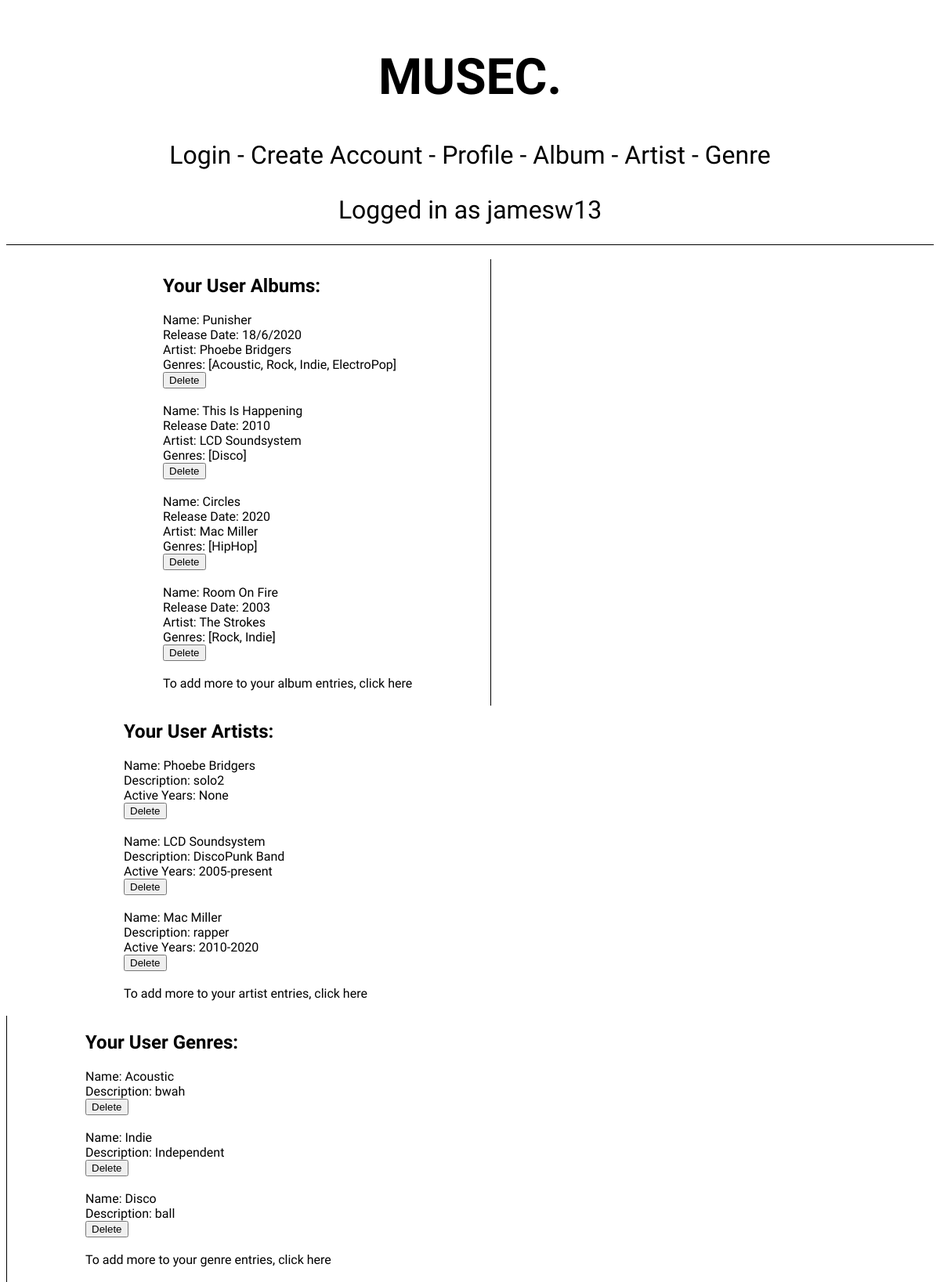
The app's page /profile (signed in), older data.
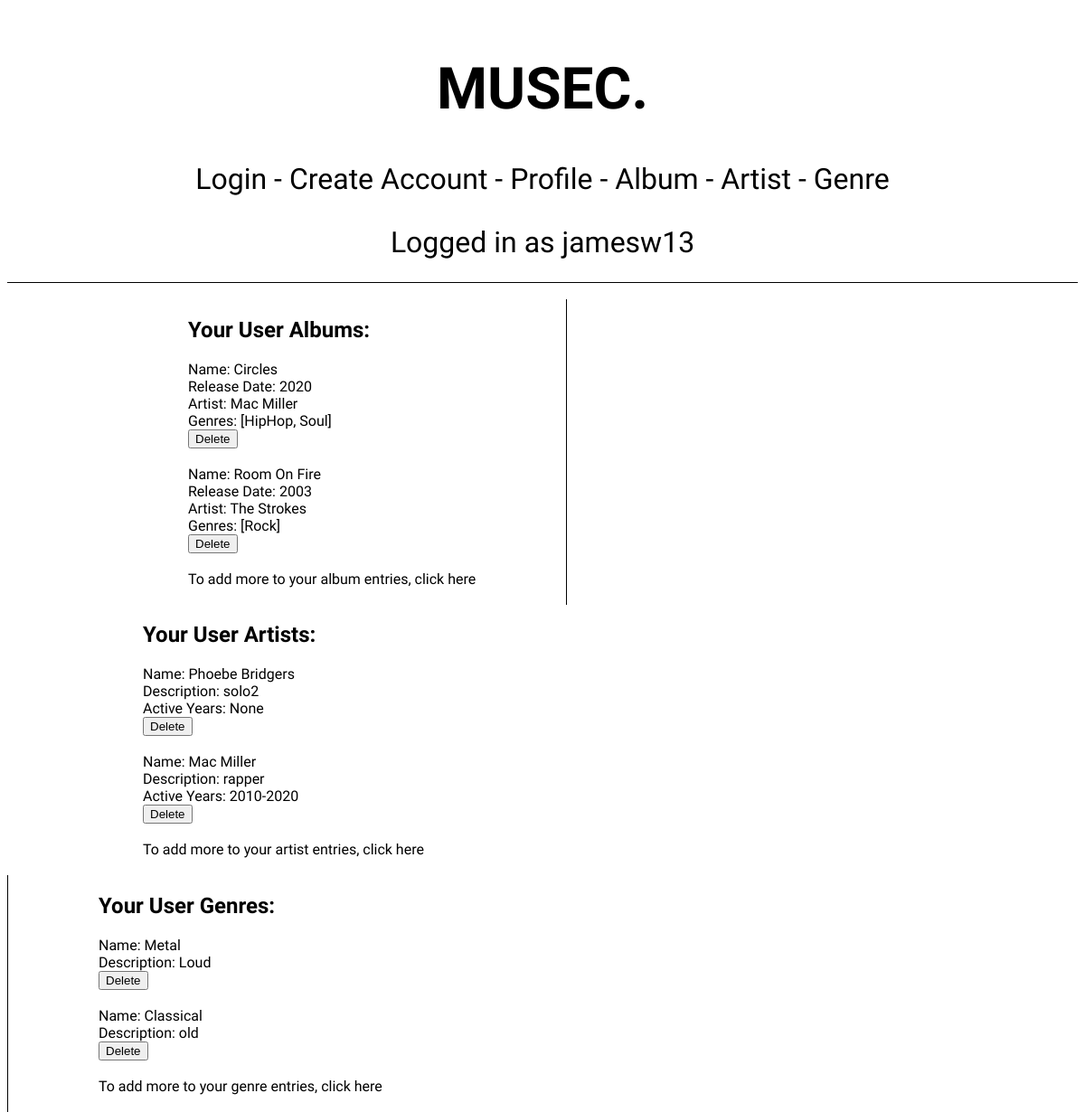
The same page, newer data.
### models.py (models this page shows, shortened)
class Album(db.Model):
    __tablename__ = 'Album'
    id = db.Column(db.Integer, primary_key = True)
    name = db.Column(db.String())
    coverArt = db.Column(db.String())
    releaseDate = db.Column(db.Integer())
    addedBy = db.Column(db.Integer, db.ForeignKey('User.id'))
    artist = db.Column(db.Integer, db.ForeignKey('Artist.id'))
    genres = db.relationship('Genre', secondary=AlbumGenres, back_populates='albums')
    artistName = db.relationship('Artist', backref='Album')
    user_name = db.relationship('User', backref='Album')

class Artist(db.Model):
    __tablename__ = 'Artist'
    id = db.Column(db.Integer, primary_key = True)
    name = db.Column(db.String())
    photo = db.Column(db.String())
    description = db.Column(db.String())
    activeYears = db.Column(db.String())
    addedBy = db.Column(db.Integer, db.ForeignKey('User.id'))
    albums = db.relationship('Album', backref='Artist')
    user_name = db.relationship('User', backref='Artist')

class Genre(db.Model):
    __tablename__ = 'Genre'
    id = db.Column(db.Integer, primary_key = True)
    name = db.Column(db.String())
    description = db.Column(db.String())
    addedBy = db.Column(db.Integer, db.ForeignKey('User.id'))
    albums = db.relationship('Album', secondary=AlbumGenres, back_populates='genres')
    user_name = db.relationship('User', backref='Genre')
    def __repr__(self):
        return self.name

### main.py (the view, shortened to what this page needs)
@app.route('/profile', methods=['POST', 'GET'])
def profile():
    if 'logged_in' not in session: # if user tries to access page without being logged in redirect to create_account
        return redirect(url_for('create_account'))
    elif 'logged_in' in session: # if logged in take the info from the session
        user_info = session['logged_in']
        user_id = user_info
        username = models.User.query.filter_by(id=user_id).first_or_404()
    album_info = models.Album.query.filter_by(addedBy=user_id).all()
    artist_info = models.Artist.query.filter_by(addedBy=user_id).all()
    genre_info = models.Genre.query.filter_by(addedBy=user_id).all()
    return render_template('profile.html', username=username, albumInfo=album_info, artistInfo=artist_info, genreInfo=genre_info)

### models.py (called while the page is built)
    def __repr__(self):
        return self.username

### templates/profile.html (shortened to what this page needs)
{% include 'header.html'%}<br>
<div id='middle'>
    <div id='user_albums'>
        <h2>Your User Albums:</h2>
        <p1>
            {% for albums in albumInfo %}
                Name: {{albums.name}} <br>
                Release Date: {{albums.releaseDate}} <br>
                Artist: {{albums.artistName.name}} <br>
                Genres: {{albums.genres}} <br>
                <form action='/profile' method='POST' onsubmit="return confirm('Are you sure?')">
                    <input type='submit' value='Delete'>
                </form><br>
            {% endfor %}
            <a href='/album'>To add more to your album entries, click here</a><br>
        </p1><br>
    </div>
    <div id='user_artists'>
        <h2>Your User Artists:</h2>
        <p2>
            {% for artists in artistInfo %}
                Name: {{artists.name}}<br>
                Description: {{artists.description}}<br>
                Active Years: {{artists.activeYears}}<br>
                <form action='/profile' method='POST' onsubmit="return confirm('Are you sure?')">
                    <input type='submit' value='Delete'>
                </form><br>
            {% endfor %}
            <a href='/artist'>To add more to your artist entries, click here</a><br>
        </p2><br>
    </div>
    <div id='user_genres'>
        <h2>Your User Genres:</h2>
        <p3>
            {% for genres in genreInfo %}
                Name: {{genres.name}} <br>
                Description: {{genres.description}}<br>
                <form action='/profile' method='POST' onsubmit="return confirm('Are you sure?')">
                    <input type='submit' value='Delete'>
                </form><br>
            {% endfor %}
            <a href='/genre'>To add more to your genre entries, click here</a><br>
        </p3><br>
    </div>
</div>

Row changes from the older to the newer data that the page shows:
removed Album: name "Punisher", releaseDate "18/6/2020", artistName.name "Phoebe Bridgers", genres "[Acoustic, Rock, Indie, ElectroPop]"
removed Album: name "This Is Happening", releaseDate "2010", artistName.name "LCD Soundsystem", genres "[Disco]"
removed Artist: name "LCD Soundsystem", description "DiscoPunk Band", activeYears "2005-present"
removed Genre: name "Acoustic", description "bwah"
removed Genre: name "Indie", description "Independent"
no longer on this page (row edited): Genre: name "Disco", description "ball"
computed for Album "Circles": genres "[HipHop]" → "[HipHop, Soul]"
computed for Album "Room On Fire": genres "[Rock, Indie]" → "[Rock]"
added Genre: name "Metal", description "Loud"
added Genre: name "Classical", description "old"
